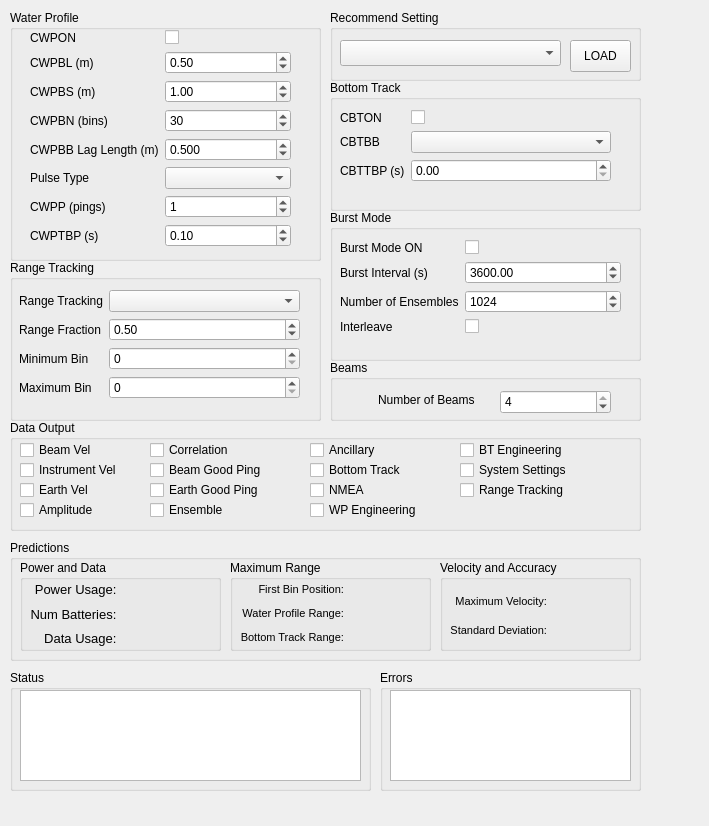
<?xml version="1.0" encoding="UTF-8"?>
<ui version="4.0">
 <class>Subsystem</class>
 <widget class="QWidget" name="Subsystem">
  <property name="geometry">
   <rect>
    <x>0</x>
    <y>0</y>
    <width>709</width>
    <height>826</height>
   </rect>
  </property>
  <property name="windowTitle">
   <string>MainWindow</string>
  </property>
  <widget class="QGroupBox" name="groupBox_2">
   <property name="geometry">
    <rect>
     <x>330</x>
     <y>80</y>
     <width>311</width>
     <height>131</height>
    </rect>
   </property>
   <property name="title">
    <string>Bottom Track</string>
   </property>
   <widget class="QWidget" name="formLayoutWidget_2">
    <property name="geometry">
     <rect>
      <x>10</x>
      <y>30</y>
      <width>271</width>
      <height>91</height>
     </rect>
    </property>
    <layout class="QFormLayout" name="formLayout_2">
     <item row="0" column="0">
      <widget class="QLabel" name="label_9">
       <property name="text">
        <string>CBTON</string>
       </property>
      </widget>
     </item>
     <item row="0" column="1">
      <widget class="QCheckBox" name="cbtonCheckBox">
       <property name="text">
        <string/>
       </property>
      </widget>
     </item>
     <item row="1" column="0">
      <widget class="QLabel" name="label_10">
       <property name="text">
        <string>CBTBB</string>
       </property>
      </widget>
     </item>
     <item row="1" column="1">
      <widget class="QComboBox" name="cbtbbComboBox"/>
     </item>
     <item row="2" column="0">
      <widget class="QLabel" name="label_11">
       <property name="text">
        <string>CBTTBP (s)</string>
       </property>
      </widget>
     </item>
     <item row="2" column="1">
      <widget class="QDoubleSpinBox" name="cbttbpDoubleSpinBox"/>
     </item>
    </layout>
   </widget>
  </widget>
  <widget class="QGroupBox" name="groupBox_3">
   <property name="geometry">
    <rect>
     <x>330</x>
     <y>210</y>
     <width>311</width>
     <height>151</height>
    </rect>
   </property>
   <property name="title">
    <string>Burst Mode</string>
   </property>
   <widget class="QWidget" name="formLayoutWidget_3">
    <property name="geometry">
     <rect>
      <x>10</x>
      <y>30</y>
      <width>281</width>
      <height>112</height>
     </rect>
    </property>
    <layout class="QFormLayout" name="formLayout_3">
     <item row="0" column="0">
      <widget class="QLabel" name="label_12">
       <property name="text">
        <string>Burst Mode ON</string>
       </property>
      </widget>
     </item>
     <item row="0" column="1">
      <widget class="QCheckBox" name="cbiEnabledCheckBox">
       <property name="text">
        <string/>
       </property>
      </widget>
     </item>
     <item row="1" column="0">
      <widget class="QLabel" name="label_13">
       <property name="text">
        <string>Burst Interval (s)</string>
       </property>
      </widget>
     </item>
     <item row="1" column="1">
      <widget class="QDoubleSpinBox" name="cbiBurstIntervalDoubleSpinBox">
       <property name="minimum">
        <double>0.000000000000000</double>
       </property>
       <property name="maximum">
        <double>86400.000000000000000</double>
       </property>
       <property name="value">
        <double>3600.000000000000000</double>
       </property>
      </widget>
     </item>
     <item row="2" column="0">
      <widget class="QLabel" name="label_14">
       <property name="text">
        <string>Number of Ensembles</string>
       </property>
      </widget>
     </item>
     <item row="2" column="1">
      <widget class="QSpinBox" name="cbiNumEnsSpinBox">
       <property name="maximum">
        <number>5000</number>
       </property>
       <property name="singleStep">
        <number>128</number>
       </property>
       <property name="value">
        <number>1024</number>
       </property>
      </widget>
     </item>
     <item row="3" column="0">
      <widget class="QLabel" name="label_18">
       <property name="text">
        <string>Interleave</string>
       </property>
      </widget>
     </item>
     <item row="3" column="1">
      <widget class="QCheckBox" name="cbiInterleaveCheckBox">
       <property name="text">
        <string/>
       </property>
      </widget>
     </item>
    </layout>
   </widget>
  </widget>
  <widget class="QGroupBox" name="groupBox">
   <property name="geometry">
    <rect>
     <x>10</x>
     <y>10</y>
     <width>311</width>
     <height>251</height>
    </rect>
   </property>
   <property name="title">
    <string>Water Profile</string>
   </property>
   <widget class="QWidget" name="formLayoutWidget">
    <property name="geometry">
     <rect>
      <x>20</x>
      <y>20</y>
      <width>261</width>
      <height>252</height>
     </rect>
    </property>
    <layout class="QFormLayout" name="formLayout">
     <item row="0" column="0">
      <widget class="QLabel" name="label">
       <property name="text">
        <string>CWPON</string>
       </property>
      </widget>
     </item>
     <item row="0" column="1">
      <widget class="QCheckBox" name="cwponCheckBox">
       <property name="text">
        <string/>
       </property>
      </widget>
     </item>
     <item row="1" column="0">
      <widget class="QLabel" name="label_2">
       <property name="text">
        <string>CWPBL (m)</string>
       </property>
      </widget>
     </item>
     <item row="1" column="1">
      <widget class="QDoubleSpinBox" name="cwpblDoubleSpinBox">
       <property name="singleStep">
        <double>0.250000000000000</double>
       </property>
       <property name="value">
        <double>0.500000000000000</double>
       </property>
      </widget>
     </item>
     <item row="2" column="0">
      <widget class="QLabel" name="label_3">
       <property name="text">
        <string>CWPBS (m)</string>
       </property>
      </widget>
     </item>
     <item row="2" column="1">
      <widget class="QDoubleSpinBox" name="cwpbsDoubleSpinBox">
       <property name="minimum">
        <double>0.010000000000000</double>
       </property>
       <property name="maximum">
        <double>200.000000000000000</double>
       </property>
       <property name="singleStep">
        <double>0.100000000000000</double>
       </property>
       <property name="value">
        <double>1.000000000000000</double>
       </property>
      </widget>
     </item>
     <item row="3" column="0">
      <widget class="QLabel" name="label_4">
       <property name="text">
        <string>CWPBN (bins)</string>
       </property>
      </widget>
     </item>
     <item row="3" column="1">
      <widget class="QSpinBox" name="cwpbnSpinBox">
       <property name="minimum">
        <number>1</number>
       </property>
       <property name="maximum">
        <number>200</number>
       </property>
       <property name="value">
        <number>30</number>
       </property>
      </widget>
     </item>
     <item row="4" column="0">
      <widget class="QLabel" name="label_5">
       <property name="text">
        <string>CWPBB Lag Length (m)</string>
       </property>
      </widget>
     </item>
     <item row="4" column="1">
      <widget class="QDoubleSpinBox" name="cwpbbDoubleSpinBox">
       <property name="decimals">
        <number>3</number>
       </property>
       <property name="singleStep">
        <double>0.050000000000000</double>
       </property>
       <property name="value">
        <double>0.500000000000000</double>
       </property>
      </widget>
     </item>
     <item row="5" column="0">
      <widget class="QLabel" name="label_6">
       <property name="text">
        <string>Pulse Type</string>
       </property>
      </widget>
     </item>
     <item row="5" column="1">
      <widget class="QComboBox" name="cwpbbComboBox"/>
     </item>
     <item row="6" column="0">
      <widget class="QLabel" name="label_7">
       <property name="text">
        <string>CWPP (pings)</string>
       </property>
      </widget>
     </item>
     <item row="6" column="1">
      <widget class="QSpinBox" name="cwppSpinBox">
       <property name="maximum">
        <number>500</number>
       </property>
       <property name="value">
        <number>1</number>
       </property>
      </widget>
     </item>
     <item row="7" column="0">
      <widget class="QLabel" name="label_8">
       <property name="text">
        <string>CWPTBP (s)</string>
       </property>
      </widget>
     </item>
     <item row="7" column="1">
      <widget class="QDoubleSpinBox" name="cwptbpDoubleSpinBox">
       <property name="singleStep">
        <double>0.100000000000000</double>
       </property>
       <property name="value">
        <double>0.100000000000000</double>
       </property>
      </widget>
     </item>
    </layout>
   </widget>
  </widget>
  <widget class="QGroupBox" name="cedGroupBox">
   <property name="geometry">
    <rect>
     <x>10</x>
     <y>420</y>
     <width>631</width>
     <height>111</height>
    </rect>
   </property>
   <property name="title">
    <string>Data Output</string>
   </property>
   <widget class="QCheckBox" name="cedBeamVelCheckBox">
    <property name="geometry">
     <rect>
      <x>10</x>
      <y>20</y>
      <width>86</width>
      <height>20</height>
     </rect>
    </property>
    <property name="text">
     <string>Beam Vel</string>
    </property>
   </widget>
   <widget class="QCheckBox" name="cedInstrVelCheckBox">
    <property name="geometry">
     <rect>
      <x>10</x>
      <y>40</y>
      <width>111</width>
      <height>20</height>
     </rect>
    </property>
    <property name="text">
     <string>Instrument Vel</string>
    </property>
   </widget>
   <widget class="QCheckBox" name="cedEarthVelCheckBox">
    <property name="geometry">
     <rect>
      <x>10</x>
      <y>60</y>
      <width>86</width>
      <height>20</height>
     </rect>
    </property>
    <property name="text">
     <string>Earth Vel</string>
    </property>
   </widget>
   <widget class="QCheckBox" name="cedAmpCheckBox">
    <property name="geometry">
     <rect>
      <x>10</x>
      <y>80</y>
      <width>86</width>
      <height>20</height>
     </rect>
    </property>
    <property name="text">
     <string>Amplitude</string>
    </property>
   </widget>
   <widget class="QCheckBox" name="cedCorrCheckBox">
    <property name="geometry">
     <rect>
      <x>140</x>
      <y>20</y>
      <width>111</width>
      <height>20</height>
     </rect>
    </property>
    <property name="text">
     <string>Correlation</string>
    </property>
   </widget>
   <widget class="QCheckBox" name="cedBeamGoodPingCheckBox">
    <property name="geometry">
     <rect>
      <x>140</x>
      <y>40</y>
      <width>131</width>
      <height>20</height>
     </rect>
    </property>
    <property name="text">
     <string>Beam Good Ping</string>
    </property>
   </widget>
   <widget class="QCheckBox" name="cedEarthGoodPingCheckBox">
    <property name="geometry">
     <rect>
      <x>140</x>
      <y>60</y>
      <width>131</width>
      <height>20</height>
     </rect>
    </property>
    <property name="text">
     <string>Earth Good Ping</string>
    </property>
   </widget>
   <widget class="QCheckBox" name="cedEnsCheckBox">
    <property name="geometry">
     <rect>
      <x>140</x>
      <y>80</y>
      <width>86</width>
      <height>20</height>
     </rect>
    </property>
    <property name="text">
     <string>Ensemble</string>
    </property>
   </widget>
   <widget class="QCheckBox" name="cedAncCheckBox">
    <property name="geometry">
     <rect>
      <x>300</x>
      <y>20</y>
      <width>86</width>
      <height>20</height>
     </rect>
    </property>
    <property name="text">
     <string>Ancillary</string>
    </property>
   </widget>
   <widget class="QCheckBox" name="cedBtCheckBox">
    <property name="geometry">
     <rect>
      <x>300</x>
      <y>40</y>
      <width>121</width>
      <height>20</height>
     </rect>
    </property>
    <property name="text">
     <string>Bottom Track</string>
    </property>
   </widget>
   <widget class="QCheckBox" name="cedNmeaCheckBox">
    <property name="geometry">
     <rect>
      <x>300</x>
      <y>60</y>
      <width>86</width>
      <height>20</height>
     </rect>
    </property>
    <property name="text">
     <string>NMEA</string>
    </property>
   </widget>
   <widget class="QCheckBox" name="cedWpEngCheckBox">
    <property name="geometry">
     <rect>
      <x>300</x>
      <y>80</y>
      <width>131</width>
      <height>20</height>
     </rect>
    </property>
    <property name="text">
     <string>WP Engineering</string>
    </property>
   </widget>
   <widget class="QCheckBox" name="cedBtEngCheckBox">
    <property name="geometry">
     <rect>
      <x>450</x>
      <y>20</y>
      <width>121</width>
      <height>20</height>
     </rect>
    </property>
    <property name="text">
     <string>BT Engineering</string>
    </property>
   </widget>
   <widget class="QCheckBox" name="cedSysSettingCheckBox">
    <property name="geometry">
     <rect>
      <x>450</x>
      <y>40</y>
      <width>131</width>
      <height>20</height>
     </rect>
    </property>
    <property name="text">
     <string>System Settings</string>
    </property>
   </widget>
   <widget class="QCheckBox" name="cedRangeTrackingCheckBox">
    <property name="geometry">
     <rect>
      <x>450</x>
      <y>60</y>
      <width>131</width>
      <height>20</height>
     </rect>
    </property>
    <property name="text">
     <string>Range Tracking</string>
    </property>
   </widget>
  </widget>
  <widget class="QGroupBox" name="predictionGroupBox">
   <property name="geometry">
    <rect>
     <x>10</x>
     <y>540</y>
     <width>631</width>
     <height>121</height>
    </rect>
   </property>
   <property name="autoFillBackground">
    <bool>false</bool>
   </property>
   <property name="title">
    <string>Predictions</string>
   </property>
   <widget class="QGroupBox" name="rangeGroupBox">
    <property name="geometry">
     <rect>
      <x>220</x>
      <y>20</y>
      <width>201</width>
      <height>91</height>
     </rect>
    </property>
    <property name="title">
     <string>Maximum Range</string>
    </property>
    <widget class="QWidget" name="layoutWidget">
     <property name="geometry">
      <rect>
       <x>10</x>
       <y>20</y>
       <width>181</width>
       <height>66</height>
      </rect>
     </property>
     <layout class="QGridLayout" name="gridLayout_3">
      <item row="1" column="0">
       <widget class="QLabel" name="label_25">
        <property name="font">
         <font>
          <pointsize>8</pointsize>
         </font>
        </property>
        <property name="text">
         <string>Water Profile Range: </string>
        </property>
        <property name="alignment">
         <set>Qt::AlignRight|Qt::AlignTrailing|Qt::AlignVCenter</set>
        </property>
       </widget>
      </item>
      <item row="2" column="0">
       <widget class="QLabel" name="label_27">
        <property name="font">
         <font>
          <pointsize>8</pointsize>
         </font>
        </property>
        <property name="text">
         <string>Bottom Track Range: </string>
        </property>
        <property name="alignment">
         <set>Qt::AlignRight|Qt::AlignTrailing|Qt::AlignVCenter</set>
        </property>
       </widget>
      </item>
      <item row="2" column="1">
       <widget class="QLabel" name="btRangeLabel">
        <property name="text">
         <string/>
        </property>
       </widget>
      </item>
      <item row="1" column="1">
       <widget class="QLabel" name="wpRangeLabel">
        <property name="text">
         <string/>
        </property>
       </widget>
      </item>
      <item row="0" column="0">
       <widget class="QLabel" name="label_23">
        <property name="font">
         <font>
          <pointsize>8</pointsize>
         </font>
        </property>
        <property name="text">
         <string>First Bin Position: </string>
        </property>
        <property name="alignment">
         <set>Qt::AlignRight|Qt::AlignTrailing|Qt::AlignVCenter</set>
        </property>
       </widget>
      </item>
      <item row="0" column="1">
       <widget class="QLabel" name="firstBinPosLabel">
        <property name="text">
         <string/>
        </property>
       </widget>
      </item>
     </layout>
    </widget>
   </widget>
   <widget class="QGroupBox" name="powerDataGroupBox">
    <property name="geometry">
     <rect>
      <x>10</x>
      <y>20</y>
      <width>201</width>
      <height>91</height>
     </rect>
    </property>
    <property name="title">
     <string>Power and Data</string>
    </property>
    <widget class="QWidget" name="layoutWidget">
     <property name="geometry">
      <rect>
       <x>10</x>
       <y>20</y>
       <width>181</width>
       <height>68</height>
      </rect>
     </property>
     <layout class="QGridLayout" name="gridLayout_2">
      <item row="2" column="1">
       <widget class="QLabel" name="dataUsageLabel">
        <property name="text">
         <string/>
        </property>
       </widget>
      </item>
      <item row="1" column="1">
       <widget class="QLabel" name="numBatteriesLabel">
        <property name="text">
         <string/>
        </property>
       </widget>
      </item>
      <item row="1" column="0">
       <widget class="QLabel" name="label_17">
        <property name="font">
         <font>
          <pointsize>10</pointsize>
         </font>
        </property>
        <property name="text">
         <string>Num Batteries: </string>
        </property>
        <property name="alignment">
         <set>Qt::AlignRight|Qt::AlignTrailing|Qt::AlignVCenter</set>
        </property>
       </widget>
      </item>
      <item row="0" column="1">
       <widget class="QLabel" name="powerLabel">
        <property name="text">
         <string/>
        </property>
       </widget>
      </item>
      <item row="0" column="0">
       <widget class="QLabel" name="label_16">
        <property name="sizePolicy">
         <sizepolicy hsizetype="Preferred" vsizetype="Preferred">
          <horstretch>0</horstretch>
          <verstretch>0</verstretch>
         </sizepolicy>
        </property>
        <property name="font">
         <font>
          <pointsize>10</pointsize>
         </font>
        </property>
        <property name="text">
         <string>Power Usage: </string>
        </property>
        <property name="alignment">
         <set>Qt::AlignRight|Qt::AlignTrailing|Qt::AlignVCenter</set>
        </property>
       </widget>
      </item>
      <item row="2" column="0">
       <widget class="QLabel" name="label_29">
        <property name="font">
         <font>
          <pointsize>10</pointsize>
         </font>
        </property>
        <property name="text">
         <string>Data Usage: </string>
        </property>
        <property name="alignment">
         <set>Qt::AlignRight|Qt::AlignTrailing|Qt::AlignVCenter</set>
        </property>
       </widget>
      </item>
     </layout>
    </widget>
   </widget>
  </widget>
  <widget class="QGroupBox" name="numBeamsGroupBox">
   <property name="geometry">
    <rect>
     <x>330</x>
     <y>360</y>
     <width>311</width>
     <height>61</height>
    </rect>
   </property>
   <property name="title">
    <string>Beams</string>
   </property>
   <widget class="QSpinBox" name="numBeamsSpinBox">
    <property name="geometry">
     <rect>
      <x>170</x>
      <y>30</y>
      <width>111</width>
      <height>24</height>
     </rect>
    </property>
    <property name="minimum">
     <number>1</number>
    </property>
    <property name="maximum">
     <number>4</number>
    </property>
    <property name="value">
     <number>4</number>
    </property>
   </widget>
   <widget class="QLabel" name="label_15">
    <property name="geometry">
     <rect>
      <x>48</x>
      <y>30</y>
      <width>111</width>
      <height>20</height>
     </rect>
    </property>
    <property name="text">
     <string>Number of Beams</string>
    </property>
   </widget>
  </widget>
  <widget class="QGroupBox" name="recommendSettingGroupBox">
   <property name="geometry">
    <rect>
     <x>330</x>
     <y>10</y>
     <width>311</width>
     <height>71</height>
    </rect>
   </property>
   <property name="title">
    <string>Recommend Setting</string>
   </property>
   <widget class="QComboBox" name="recommendCfgComboBox">
    <property name="geometry">
     <rect>
      <x>10</x>
      <y>30</y>
      <width>221</width>
      <height>26</height>
     </rect>
    </property>
   </widget>
   <widget class="QPushButton" name="presetButton">
    <property name="geometry">
     <rect>
      <x>240</x>
      <y>30</y>
      <width>61</width>
      <height>32</height>
     </rect>
    </property>
    <property name="text">
     <string>LOAD</string>
    </property>
   </widget>
  </widget>
  <widget class="QGroupBox" name="groupBox_11">
   <property name="geometry">
    <rect>
     <x>10</x>
     <y>260</y>
     <width>311</width>
     <height>161</height>
    </rect>
   </property>
   <property name="title">
    <string>Range Tracking</string>
   </property>
   <widget class="QWidget" name="formLayoutWidget_4">
    <property name="geometry">
     <rect>
      <x>9</x>
      <y>30</y>
      <width>281</width>
      <height>124</height>
     </rect>
    </property>
    <layout class="QFormLayout" name="formLayout_4">
     <item row="0" column="0">
      <widget class="QLabel" name="label_20">
       <property name="text">
        <string>Range Tracking</string>
       </property>
      </widget>
     </item>
     <item row="0" column="1">
      <widget class="QComboBox" name="rangeTrackingComboBox"/>
     </item>
     <item row="1" column="0">
      <widget class="QLabel" name="label_22">
       <property name="text">
        <string>Range Fraction</string>
       </property>
      </widget>
     </item>
     <item row="1" column="1">
      <widget class="QDoubleSpinBox" name="cwprtRangeFractionSpinBox">
       <property name="value">
        <double>0.500000000000000</double>
       </property>
      </widget>
     </item>
     <item row="2" column="0">
      <widget class="QLabel" name="label_24">
       <property name="text">
        <string>Minimum Bin</string>
       </property>
      </widget>
     </item>
     <item row="2" column="1">
      <widget class="QSpinBox" name="cwprtMinBinSpinBox"/>
     </item>
     <item row="3" column="0">
      <widget class="QLabel" name="label_26">
       <property name="text">
        <string>Maximum Bin</string>
       </property>
      </widget>
     </item>
     <item row="3" column="1">
      <widget class="QSpinBox" name="cwprtMaxBinSpinBox"/>
     </item>
    </layout>
   </widget>
  </widget>
  <widget class="QGroupBox" name="velAccGroupBox">
   <property name="geometry">
    <rect>
     <x>440</x>
     <y>560</y>
     <width>191</width>
     <height>91</height>
    </rect>
   </property>
   <property name="title">
    <string>Velocity and Accuracy</string>
   </property>
   <widget class="QWidget" name="layoutWidget">
    <property name="geometry">
     <rect>
      <x>10</x>
      <y>30</y>
      <width>171</width>
      <height>51</height>
     </rect>
    </property>
    <layout class="QGridLayout" name="gridLayout">
     <item row="0" column="0">
      <widget class="QLabel" name="label_19">
       <property name="font">
        <font>
         <pointsize>8</pointsize>
        </font>
       </property>
       <property name="text">
        <string>Maximum Velocity: </string>
       </property>
       <property name="alignment">
        <set>Qt::AlignRight|Qt::AlignTrailing|Qt::AlignVCenter</set>
       </property>
      </widget>
     </item>
     <item row="0" column="1">
      <widget class="QLabel" name="maxVelLabel">
       <property name="text">
        <string/>
       </property>
      </widget>
     </item>
     <item row="1" column="0">
      <widget class="QLabel" name="label_21">
       <property name="font">
        <font>
         <pointsize>8</pointsize>
        </font>
       </property>
       <property name="text">
        <string>Standard Deviation: </string>
       </property>
       <property name="alignment">
        <set>Qt::AlignRight|Qt::AlignTrailing|Qt::AlignVCenter</set>
       </property>
      </widget>
     </item>
     <item row="1" column="1">
      <widget class="QLabel" name="stdLabel">
       <property name="text">
        <string/>
       </property>
      </widget>
     </item>
    </layout>
   </widget>
  </widget>
  <widget class="QGroupBox" name="statusGroupBox">
   <property name="geometry">
    <rect>
     <x>10</x>
     <y>670</y>
     <width>361</width>
     <height>121</height>
    </rect>
   </property>
   <property name="title">
    <string>Status</string>
   </property>
   <widget class="QTextBrowser" name="pingingTextBrowser">
    <property name="geometry">
     <rect>
      <x>10</x>
      <y>20</y>
      <width>341</width>
      <height>91</height>
     </rect>
    </property>
   </widget>
  </widget>
  <widget class="QGroupBox" name="errorGroupBox">
   <property name="geometry">
    <rect>
     <x>380</x>
     <y>670</y>
     <width>261</width>
     <height>121</height>
    </rect>
   </property>
   <property name="title">
    <string>Errors</string>
   </property>
   <widget class="QTextBrowser" name="errorTextBrowser">
    <property name="geometry">
     <rect>
      <x>10</x>
      <y>20</y>
      <width>241</width>
      <height>91</height>
     </rect>
    </property>
   </widget>
  </widget>
 </widget>
 <resources/>
 <connections/>
</ui>
